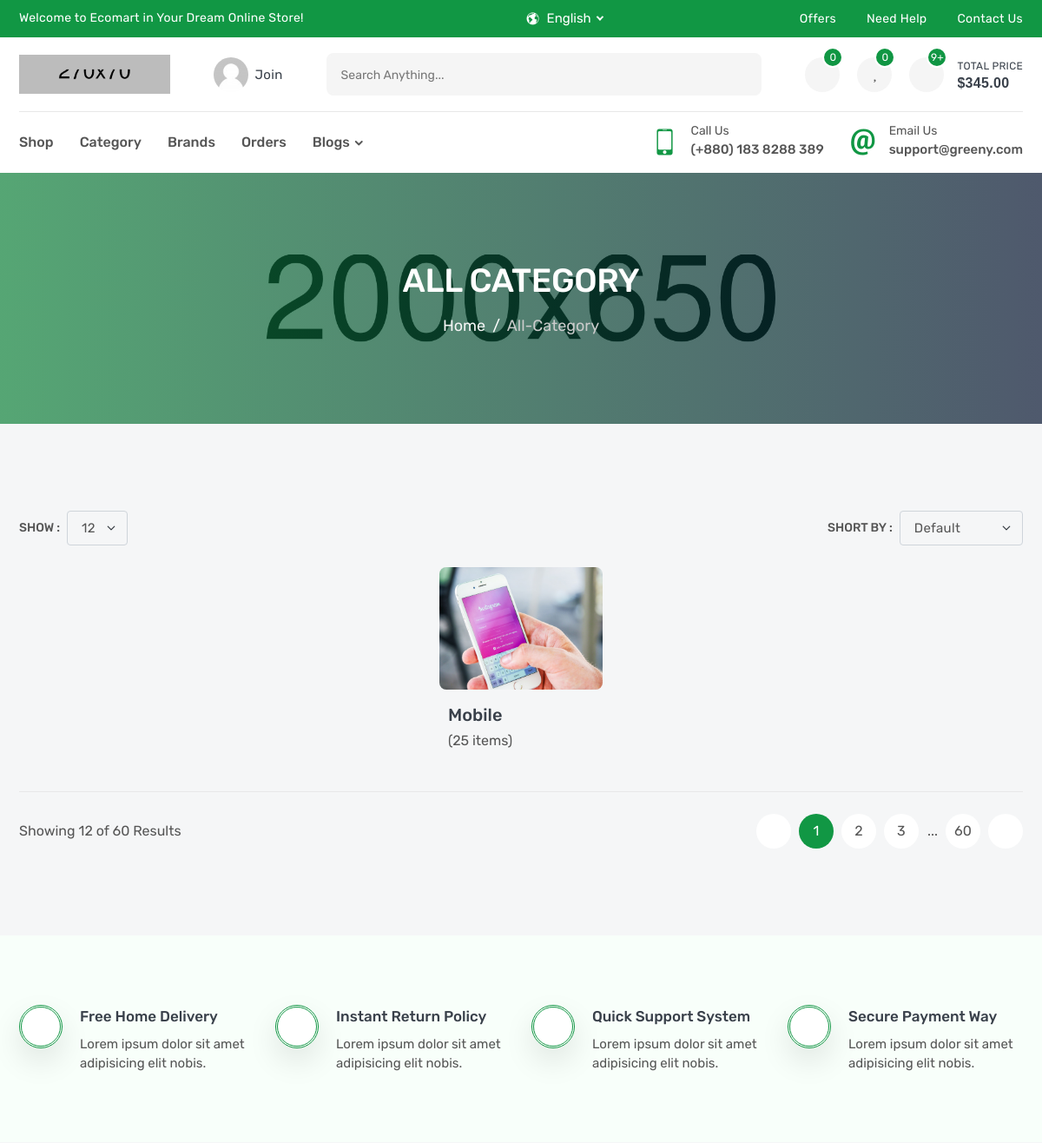
Page /products/category/ (upper part) on the earlier database version.
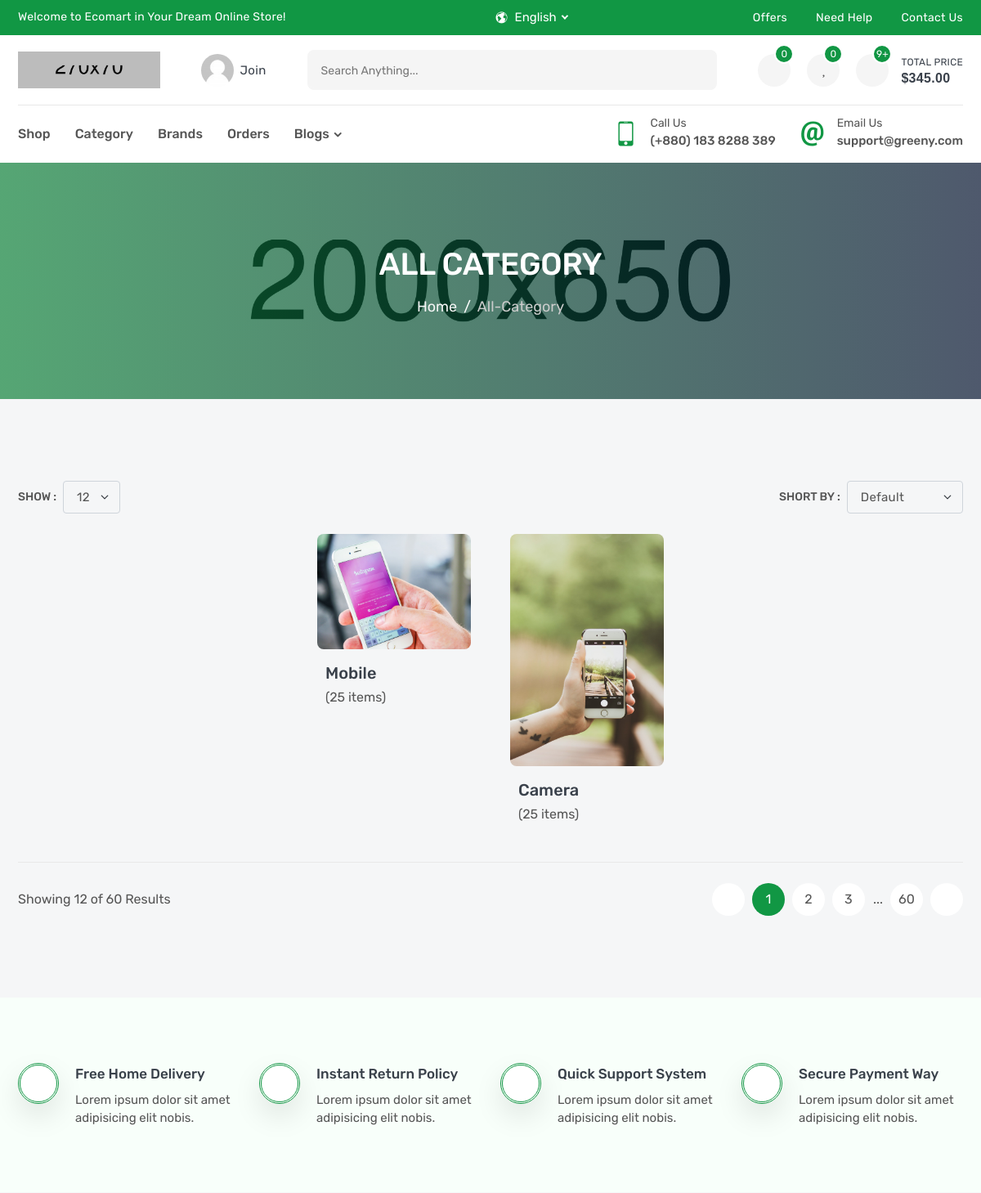
Same page on the later database version.
### products/models.py (models this page shows, shortened)
class Category(models.Model):
    name = models.CharField(_('Name') , max_length=100)
    image = models.ImageField(_('Image'),upload_to='category/')
    slug = models.SlugField(null=True,blank=True)
    def __str__(self):
        return self.name

### products/views.py (the view)
# urls.py: path('category/' , CategoryList.as_view(),name='category_list'),
class CategoryList(ListView):
    model = Category

### products/templates/products/category_list.html (shortened to what this page needs)
{% extends 'base.html' %}
{% load static %}
{% block css %}
  <link rel="stylesheet" href="{% static 'css/all-category.css' %}">
{% endblock css %}
{% block body %}
        <section class="inner-section single-banner" style="background: url(images/single-banner.jpg) no-repeat center;">
            <div class="container">
                <h2>all category</h2>
                <ol class="breadcrumb">
                    <li class="breadcrumb-item"><a href="index.html">Home</a></li>
                    <li class="breadcrumb-item active" aria-current="page">all-category</li>
                </ol>
            </div>
        </section>
        <section class="inner-section">
            <div class="container">
                <div class="row">
                    <div class="col-lg-12">
                        <div class="top-filter">
                            <div class="filter-show">
                                <label class="filter-label">Show :</label>
                                <select class="form-select filter-select">
                                    <option value="1">12</option>
                                </select>
                            </div>
                            <div class="filter-short">
                                <label class="filter-label">Short by :</label>
                                <select class="form-select filter-select">
                                    <option selected>default</option>
                                </select>
                            </div>
                        </div>
                    </div>
                </div>
                <div class="row row-cols-2 row-cols-md-3 row-cols-lg-4 row-cols-xl-5 justify-content-center">
                    {% for category in object_list  %}
                      <div class="col">
                        <div class="category-wrap">
                            <div class="category-media">
                                <img src="{{category.image.url}}" alt="category">
                            </div>
                            <div class="category-meta">
                                <h4>{{category}}</h4>
                                <p>(25 items)</p>
                            </div>
                        </div>
                      </div>
                    {% endfor %}
                </div>
                <div class="row">
                    <div class="col-lg-12">
                        <div class="bottom-paginate">
                            <p class="page-info">Showing 12 of 60 Results</p>
                            <ul class="pagination">
                                <li class="page-item">
                                    <a class="page-link" href="#">
                                        <i class="fas fa-long-arrow-alt-left"></i>
                                    </a>
                                </li>
                                <li class="page-item"><a class="page-link active" href="#">1</a></li>
                                <li class="page-item"><a class="page-link" href="#">2</a></li>
                                <li class="page-item"><a class="page-link" href="#">3</a></li>
                                <li class="page-item">...</li>
                                <li class="page-item"><a class="page-link" href="#">60</a></li>
                                <li class="page-item">
                                    <a class="page-link" href="#">
                                        <i class="fas fa-long-arrow-alt-right"></i>
                                    </a>
                                </li>
                            </ul>
                        </div>
                    </div>
                </div>
            </div>
        </section>
        {% endblock body %}

Differences in the rows shown:
added Category: image (picture), name "Camera"
